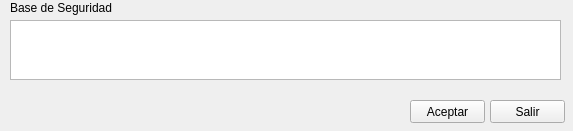
<?xml version="1.0" encoding="UTF-8"?>
<ui version="4.0">
 <class>Form</class>
 <widget class="QWidget" name="Form">
  <property name="windowModality">
   <enum>Qt::ApplicationModal</enum>
  </property>
  <property name="geometry">
   <rect>
    <x>0</x>
    <y>0</y>
    <width>573</width>
    <height>131</height>
   </rect>
  </property>
  <property name="windowTitle">
   <string>Configuración</string>
  </property>
  <property name="inputMethodHints">
   <set>Qt::ImhNone</set>
  </property>
  <widget class="QPushButton" name="cmdAceptar">
   <property name="geometry">
    <rect>
     <x>410</x>
     <y>100</y>
     <width>75</width>
     <height>23</height>
    </rect>
   </property>
   <property name="text">
    <string>Aceptar</string>
   </property>
  </widget>
  <widget class="QPushButton" name="cmdSalir">
   <property name="geometry">
    <rect>
     <x>490</x>
     <y>100</y>
     <width>75</width>
     <height>23</height>
    </rect>
   </property>
   <property name="text">
    <string>Salir</string>
   </property>
  </widget>
  <widget class="QCheckBox" name="chkCombinados">
   <property name="geometry">
    <rect>
     <x>0</x>
     <y>210</y>
     <width>140</width>
     <height>20</height>
    </rect>
   </property>
   <property name="text">
    <string>TI + TV Combinados</string>
   </property>
  </widget>
  <widget class="QComboBox" name="cmbMontaje">
   <property name="geometry">
    <rect>
     <x>80</x>
     <y>180</y>
     <width>160</width>
     <height>22</height>
    </rect>
   </property>
  </widget>
  <widget class="QLabel" name="lbl_parametro2_3">
   <property name="geometry">
    <rect>
     <x>0</x>
     <y>183</y>
     <width>80</width>
     <height>16</height>
    </rect>
   </property>
   <property name="text">
    <string>Montaje</string>
   </property>
  </widget>
  <widget class="QLabel" name="label_12">
   <property name="geometry">
    <rect>
     <x>0</x>
     <y>240</y>
     <width>90</width>
     <height>13</height>
    </rect>
   </property>
   <property name="text">
    <string>Path Local</string>
   </property>
  </widget>
  <widget class="QLabel" name="label_11">
   <property name="geometry">
    <rect>
     <x>10</x>
     <y>0</y>
     <width>111</width>
     <height>16</height>
    </rect>
   </property>
   <property name="text">
    <string>Base de Seguridad</string>
   </property>
  </widget>
  <widget class="QLineEdit" name="txtPath">
   <property name="geometry">
    <rect>
     <x>0</x>
     <y>260</y>
     <width>551</width>
     <height>20</height>
    </rect>
   </property>
   <property name="text">
    <string/>
   </property>
  </widget>
  <widget class="QTextEdit" name="txtConexion">
   <property name="geometry">
    <rect>
     <x>10</x>
     <y>20</y>
     <width>551</width>
     <height>60</height>
    </rect>
   </property>
  </widget>
 </widget>
 <resources/>
 <connections/>
</ui>
